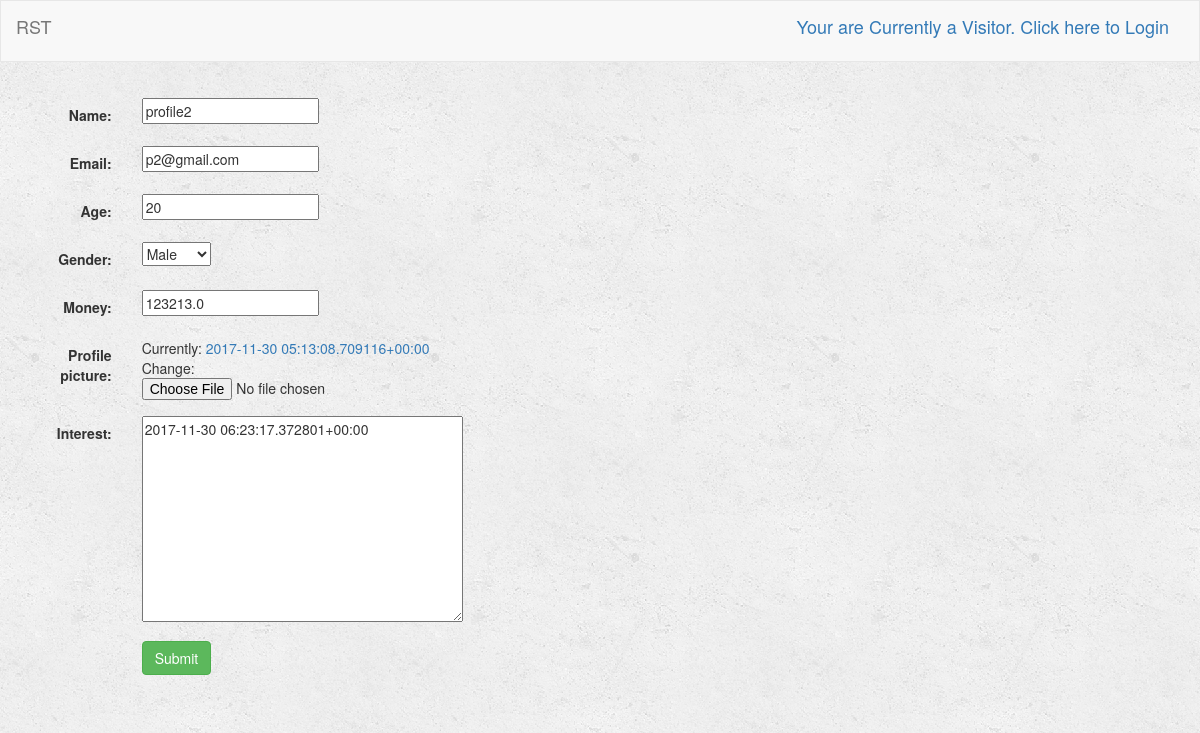
Page /turk/profile/2/UpdateProfile/2 on the earlier database version.
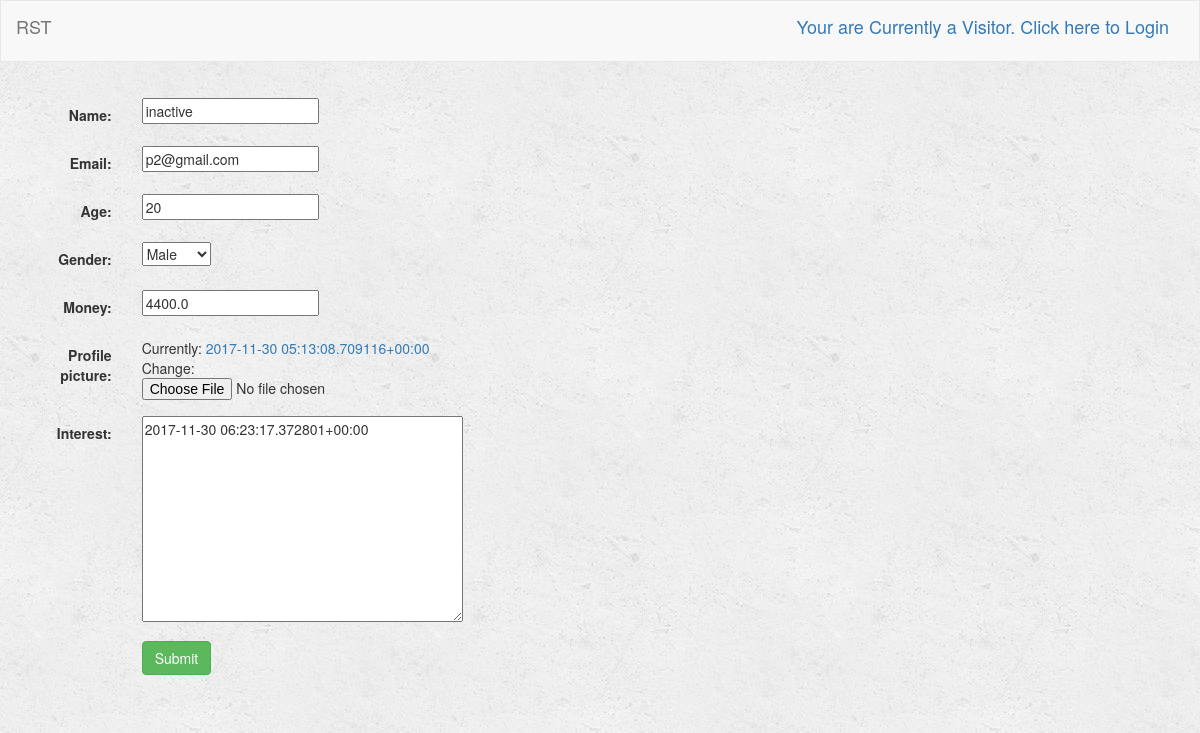
Same page on the later database version.
### turk/models.py (models this page shows, shortened)
class Profile(models.Model):
    user = models.OneToOneField(User, on_delete=models.CASCADE, default=1)
    name = models.CharField(max_length=250)
    age = models.IntegerField(default=0)
    GENDER_CHOICES = (
        ('Male', 'Male'),
        ('Female', 'Female')
    )
    gender = models.CharField(max_length=6, choices=GENDER_CHOICES, default='Male')
    email = models.CharField(max_length=250)
    rating = models.FloatField(default=5)
    money = models.FloatField(default=0)
    POSITION_CHOICES=(
        ('Temporary', 'Temporary'),
        ('Client', 'Client'),
        ('Developer', 'Developer'),
    )
    position = models.CharField(max_length=9, choices=POSITION_CHOICES, default='Temporary')
    profile_picture = models.ImageField()
    interest = models.TextField()

### turk/views.py (the view)
# urls.py: url(r'^profile/(?P<user_id>[0-9]+)/UpdateProfile/(?P<pk>[0-9]+)$', views.UpdateProfile.as_view(),
class UpdateProfile(UpdateView):
    model = Profile
    fields = ['name', 'email', 'age', 'gender', 'money', 'profile_picture', 'interest']
    success_url = reverse_lazy('turk:index')

### turk/templates/turk/profile_form.html (shortened to what this page needs)
{% extends 'turk/base.html' %}
{% block body %}
    <div class="container-fluid">
        <div class="row">
            <div class="col-sm-12 col-md-7">
                <div class="=panel panel-default">
                    <div class="panel-body">
                        <form class="form-horizontal" action="" method="post" enctype="multipart/form-data">
                            {% include 'turk/form-template.html' %}
                            <div class="form-group">
                                <div class="col-sm-offset-2 col-sm-10">
                                    <button type="submit" class="btn btn-success">Submit</button>
                                </div>
                            </div>
                        </form>
                    </div>
                </div>
            </div>
        </div>
    </div>
{% endblock %}

### turk/templates/turk/form-template.html (shortened to what this page needs)
{% for field in form %}
    <div class="form-group">
        <div class="col-sm-offset-2 col-sm-10">
        </div>
        <label class="control-label col-sm-2">{{ field.label_tag }}</label>
        <div class="col-sm-10">{{ field }}</div>
    </div>
{% endfor %}

Differences in the rows shown:
changed Profile "p2@gmail.com": name "profile2" → "inactive"; money "123213.0" → "4400.0"
